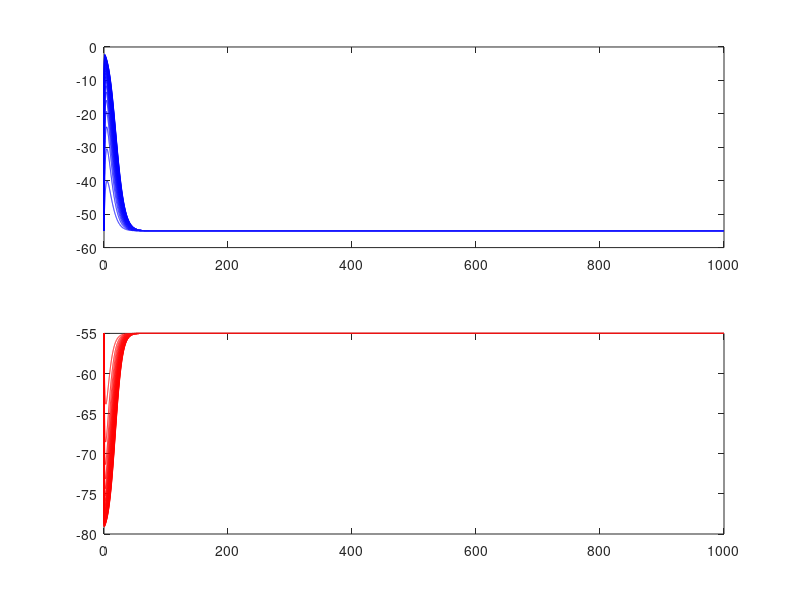
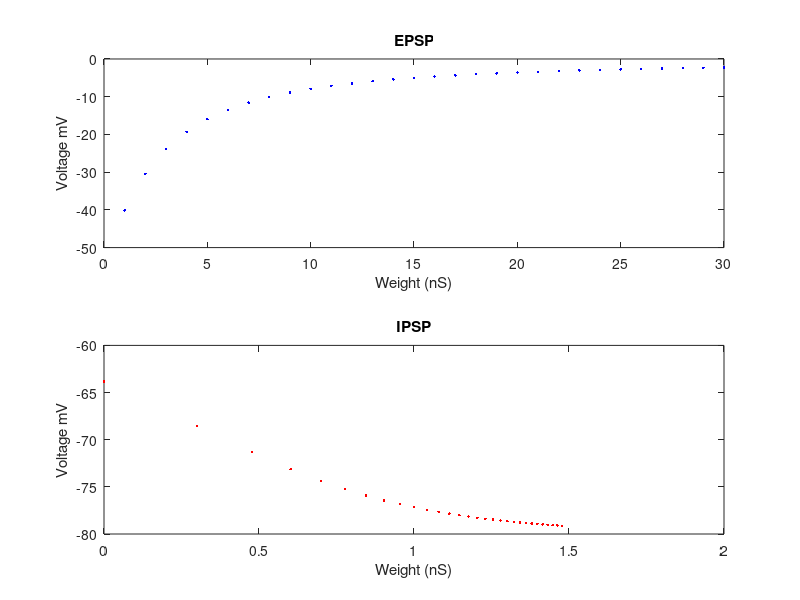

The MATLAB source for these figures, in order: (Note: this script raises an error after producing the figures.)
%% Time Parameters
dt      = 0.05;
tEND    = 1e3;
t       = 0:dt:tEND;
T       = length(t);

%% Neuron Parameters

%Neuron properties
E_L     = [-65 -67];    %rev potential: leak (mV)
g_L     = [182/18 119/8];     %leak conductance (nS)
C       = [182 119];    %capacitance (pF)
V_th    = [-45 -47];    %spike threshold (mV)
V_reset = [-55 -55];    %reset potential (mV)
t_ref   = 0.5;    %refractory period (ms)

%Synaptic Properties
E_e     = 0;      %rev potential: E (mV)
E_i     = -80;    %rev potential: I (mV)
tau_s   = 5;      %synaptic decay timescale (1/ms)

%Adaptation Properties (No adaptation)
E_w     = -70;    %rev potential: adaptation (mV)
b_w     = 0.01;   %adaptation decay timescale (1/ms)
b       = 0;    %adaptation activation rate (1/ms)
delta_T = 0;     %subthreshold adaptation steepness
w_r     = 0.1;     %adaptation at rest (0-1)
gwnorm  = 0;       %magnitude of adaptation


%% Normalized Paramets
N     = 30;

v_inf = [-55 -55];            %Input Voltage from Population
tau   = C./g_L;         %Cell tau
w     = transpose(1:N); %Weight of incoming signal
G     = 3;             %Background tau

%% Allocated Arrays

vE = zeros(N,T);
vI = zeros(N,T);

vE(:,1) = v_inf(1).*ones(N,1);
vI(:,1) = v_inf(2).*ones(N,1);

s = exp(-t./tau_s);

%% Loop 

for n = 1:T-1
    
    dvE = - vE(:,n) + v_inf(1) - w.*s(n).*(vE(:,n) - E_e);
    dvI = - vI(:,n) + v_inf(2) - w.*s(n).*(vI(:,n) - E_i);
        
    vE(:,n+1) = vE(:,n) + dvE.*dt.*(G./tau(1));
    vI(:,n+1) = vI(:,n) + dvI.*dt.*(G./tau(2));
    
end

%%

figure
subplot(2,1,1)
plot(t,vE,'b')
subplot(2,1,2)
plot(t,vI,'r')

%%
vEmax = zeros(N,1);
vImin = zeros(N,1);

for ii = 1:N
    
    vEmax(ii) = max(vE(ii,:));
    vImin(ii) = min(vI(ii,:));
        
end

%%
figure
subplot(2,1,1)
plot(1:N,vEmax,'.b')
xlabel('Weight (nS)');ylabel('Voltage mV');title('EPSP')
subplot(2,1,2)
plot(log10(1:N),vImin,'.r')
xlabel('Weight (nS)');ylabel('Voltage mV');title('IPSP')
NiceSave('EPSP_IPSP','~/Desktop',[])
